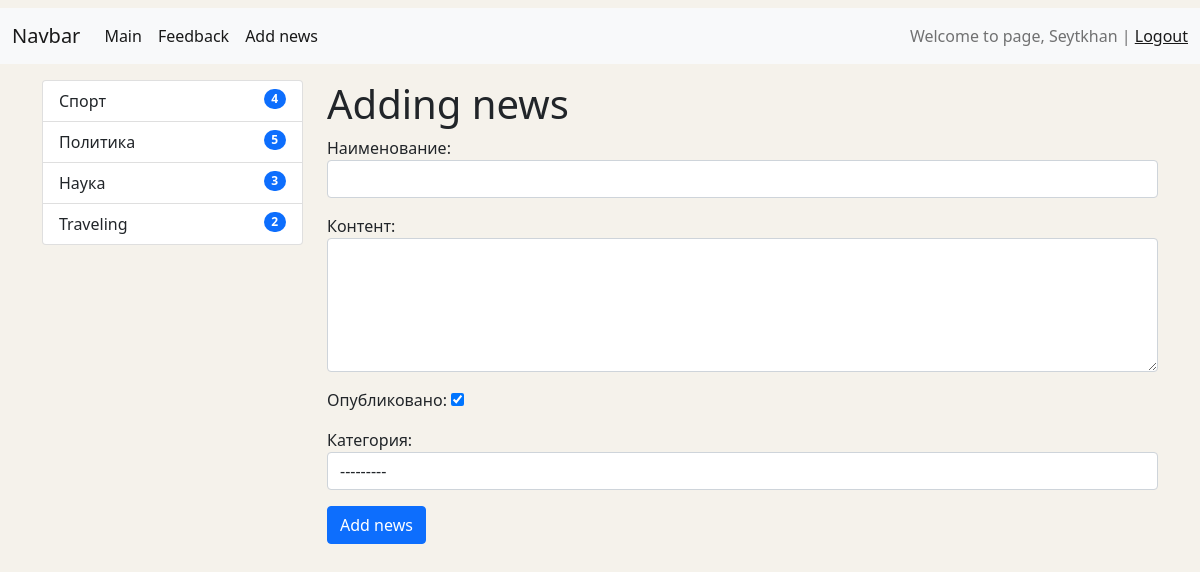
Page /news/add-news/ (signed in) on the committed database.
### news/models.py (models this page shows)
class Category(models.Model):
    title = models.CharField(max_length=150, db_index=True, verbose_name='Наименование категории')
    def get_absolute_url(self):
        return reverse('category', kwargs={'category_id': self.pk})
    def __str__(self):
        return self.title
    class Meta:
        verbose_name = 'Категория'
        verbose_name_plural = 'Категории'
        ordering = ['-title']

### news/views.py (the view)
# urls.py: path('news/add-news/', CreateNews.as_view(), name='add_news'),
class CreateNews(LoginRequiredMixin, CreateView):
    form_class = NewsForm
    template_name = 'news/add_news.html'
    raise_exception = True  # we will go to the 403 page

### news/forms.py (shortened to what this page needs)
class NewsForm(forms.ModelForm):
    class Meta:
        model = News
        fields = ['title', 'content', 'is_published', 'category']
        widgets = {
            'title': forms.TextInput(attrs={'class': 'form-control'}),
            'content': forms.Textarea(attrs={'class': 'form-control', 'rows': 5}),
            'category': forms.Select(attrs={'class': 'form-control'}),
        }

### news/templatetags/news_tags.py (called while the page is built)
@register.inclusion_tag('news/list_categories.html')
def show_categories():
    categories = Category.objects.annotate(cnt=Count('news', filter=F('news__is_published'))).filter(cnt__gt=0)
    return {'categories': categories}

### news/templates/news/add_news.html (shortened to what this page needs)
{% extends 'base.html' %}
{% block sidebar %}
{% include 'inc/_sidebar.html' %}
{% endblock %}
{% block content %}
<h1>Adding news</h1>
<form action="{% url 'add_news' %}" method="post">
    {{ form.as_p }}
    <button type="submit" class="btn btn-primary">Add news</button>
</form>
{% endblock %}

### templates/inc/_nav.html (shortened to what this page needs)
<nav class="navbar navbar-expand-lg navbar-light bg-light">
    <div class="container-fluid">
        <a class="navbar-brand" href="{% url 'home' %}">Navbar</a>
        <div class="collapse navbar-collapse" id="navbarSupportedContent">
            <ul class="navbar-nav me-auto mb-2 mb-lg-0">
                <li class="nav-item">
                    <a class="nav-link active" aria-current="page" href="{% url 'home' %}">Main</a>
                </li>
                <li class="nav-item">
                    <a class="nav-link active" aria-current="page" href="{% url 'feedback' %}">Feedback</a>
                </li>
                {% if request.user.is_authenticated %}
                    <li class="nav-item">
                        <a class="nav-link active" aria-current="page" href="{% url 'add_news' %}">Add news</a>
                    </li>
                {% endif %}
            </ul>
            <span class="navbar-text">
                {% if request.user.is_authenticated %}
                Welcome to page, {{ user.username }} | <a href="{% url 'logout' %}">Logout</a>
                {% else %}
                    <a href="{% url 'register' %}">Register</a>| <a href="{% url 'login' %}">Login</a>
                {% endif %}
            </span>
        </div>
    </div>
</nav>

### news/templates/news/list_categories.html
<div class="list-group">
    {% for item_categories in categories %}
    <a href="{{ item_categories.get_absolute_url }}" class="list-group-item list-group-item-action">
        {{ item_categories.title }}
        <span class="badge bg-primary rounded-pill category_badge">{{ item_categories.cnt }}</span>
    </a>
    {% endfor %}
</div>

### mySite/static/css/main.css (style rules this page uses)
body { background-color: #f5f2eb; }
.category_badge { float: right; }

### rows in the picture
Category: title "Спорт", cnt "4"
Category: title "Политика", cnt "5"
Category: title "Наука", cnt "3"
Category: title "Traveling", cnt "2"

### other values in the picture
{{ user.username }} "Seytkhan"
